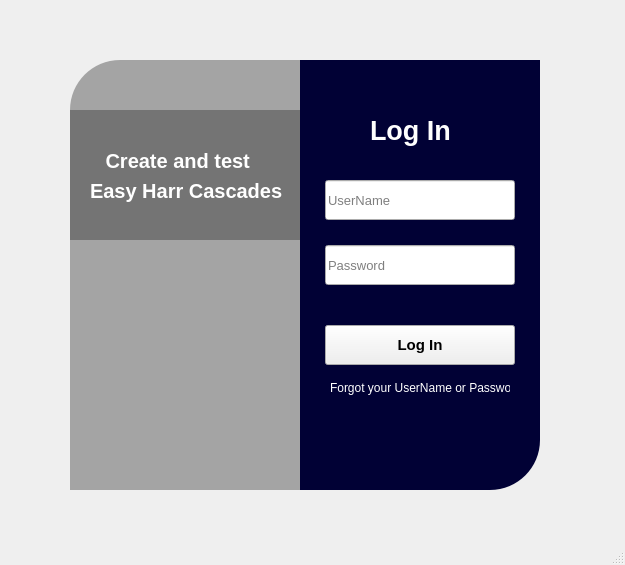
<?xml version="1.0" encoding="UTF-8"?>
<ui version="4.0">
 <class>MainWindow</class>
 <widget class="QMainWindow" name="MainWindow">
  <property name="geometry">
   <rect>
    <x>0</x>
    <y>0</y>
    <width>625</width>
    <height>565</height>
   </rect>
  </property>
  <property name="windowTitle">
   <string>MainWindow</string>
  </property>
  <widget class="QWidget" name="centralwidget">
   <widget class="QWidget" name="widget" native="true">
    <property name="geometry">
     <rect>
      <x>30</x>
      <y>30</y>
      <width>550</width>
      <height>500</height>
     </rect>
    </property>
    <widget class="QLabel" name="label">
     <property name="geometry">
      <rect>
       <x>40</x>
       <y>30</y>
       <width>280</width>
       <height>430</height>
      </rect>
     </property>
     <property name="styleSheet">
      <string notr="true">border-image: url(:/images/background.jpg);
border-top-left-radius: 50px 50px;
</string>
     </property>
     <property name="text">
      <string/>
     </property>
     <property name="scaledContents">
      <bool>false</bool>
     </property>
     <property name="wordWrap">
      <bool>false</bool>
     </property>
    </widget>
    <widget class="QLabel" name="label_2">
     <property name="geometry">
      <rect>
       <x>40</x>
       <y>30</y>
       <width>280</width>
       <height>430</height>
      </rect>
     </property>
     <property name="styleSheet">
      <string notr="true">background-color: rgba(0, 0, 0, 80);
border-top-left-radius: 50px 50px;
</string>
     </property>
     <property name="text">
      <string/>
     </property>
     <property name="scaledContents">
      <bool>false</bool>
     </property>
     <property name="wordWrap">
      <bool>false</bool>
     </property>
    </widget>
    <widget class="QLabel" name="label_3">
     <property name="geometry">
      <rect>
       <x>270</x>
       <y>30</y>
       <width>240</width>
       <height>430</height>
      </rect>
     </property>
     <property name="styleSheet">
      <string notr="true">background-color: rgba(1, 1, 53, 255);
border-bottom-right-radius: 50px 50px;</string>
     </property>
     <property name="text">
      <string/>
     </property>
    </widget>
    <widget class="QLabel" name="label_4">
     <property name="geometry">
      <rect>
       <x>340</x>
       <y>80</y>
       <width>100</width>
       <height>40</height>
      </rect>
     </property>
     <property name="font">
      <font>
       <pointsize>20</pointsize>
       <weight>75</weight>
       <italic>false</italic>
       <bold>true</bold>
      </font>
     </property>
     <property name="styleSheet">
      <string notr="true">color: rgba(255, 255, 255, 255);</string>
     </property>
     <property name="text">
      <string>Log In</string>
     </property>
    </widget>
    <widget class="QLineEdit" name="lineEdit">
     <property name="geometry">
      <rect>
       <x>295</x>
       <y>150</y>
       <width>190</width>
       <height>40</height>
      </rect>
     </property>
     <property name="font">
      <font>
       <pointsize>10</pointsize>
      </font>
     </property>
     <property name="styleSheet">
      <string notr="true">background-color: rgba(0, 0, 0, 0);
color: rgba(0, 0, 0, 240);
padding-bottom: 7px;
border: 5px solid rgb(240,240,240);
border-top: 0px;
border-right: 0px;
border-left: 0px;
color: rgb(255, 255, 255);
}
*:hover{
border: 5px solid rgb(255,79,40);
border-top: 0px;
border-right: 0px;
border-left: 0px;
}

*:focus{
border: 5px solid rgb(255,79,40);
border-top: 0px;
border-right: 0px;
border-left: 0px;
</string>
     </property>
     <property name="placeholderText">
      <string>UserName</string>
     </property>
    </widget>
    <widget class="QLineEdit" name="lineEdit_2">
     <property name="geometry">
      <rect>
       <x>295</x>
       <y>215</y>
       <width>190</width>
       <height>40</height>
      </rect>
     </property>
     <property name="font">
      <font>
       <pointsize>10</pointsize>
      </font>
     </property>
     <property name="styleSheet">
      <string notr="true">background-color: rgba(0, 0, 0, 0);
color: rgba(0, 0, 0, 240);
padding-bottom: 7px;
border: 5px solid rgb(240,240,240);
border-top: 0px;
border-right: 0px;
border-left: 0px;
color: rgb(255, 255, 255);
}
*:hover{
border: 5px solid rgb(255,79,40);
border-top: 0px;
border-right: 0px;
border-left: 0px;
}
*:focus{
border: 5px solid rgb(255,79,40);
border-top: 0px;
border-right: 0px;
border-left: 0px;</string>
     </property>
     <property name="echoMode">
      <enum>QLineEdit::Password</enum>
     </property>
     <property name="placeholderText">
      <string>Password</string>
     </property>
    </widget>
    <widget class="QPushButton" name="pushButton">
     <property name="geometry">
      <rect>
       <x>295</x>
       <y>295</y>
       <width>190</width>
       <height>40</height>
      </rect>
     </property>
     <property name="font">
      <font>
       <pointsize>11</pointsize>
       <weight>75</weight>
       <bold>true</bold>
      </font>
     </property>
     <property name="styleSheet">
      <string notr="true">background-color:rgb(29,198,144);
border-radius: 10px;
transition:l 4s;
-webkit-transition: 4s;
}



*:hover{
background-color:rgb(49,218,164);





</string>
     </property>
     <property name="text">
      <string>Log In</string>
     </property>
    </widget>
    <widget class="QLabel" name="label_5">
     <property name="geometry">
      <rect>
       <x>300</x>
       <y>350</y>
       <width>180</width>
       <height>15</height>
      </rect>
     </property>
     <property name="styleSheet">
      <string notr="true">color: white;
</string>
     </property>
     <property name="text">
      <string>Forgot your UserName or Password?</string>
     </property>
    </widget>
    <widget class="QLabel" name="label_6">
     <property name="geometry">
      <rect>
       <x>40</x>
       <y>80</y>
       <width>230</width>
       <height>130</height>
      </rect>
     </property>
     <property name="font">
      <font>
       <pointsize>15</pointsize>
      </font>
     </property>
     <property name="styleSheet">
      <string notr="true">background-color: rgba(0, 0, 0,75)</string>
     </property>
     <property name="text">
      <string/>
     </property>
    </widget>
    <widget class="QLabel" name="label_7">
     <property name="geometry">
      <rect>
       <x>70</x>
       <y>100</y>
       <width>171</width>
       <height>61</height>
      </rect>
     </property>
     <property name="font">
      <font>
       <pointsize>15</pointsize>
       <weight>75</weight>
       <italic>false</italic>
       <bold>true</bold>
       <underline>false</underline>
       <strikeout>false</strikeout>
       <kerning>true</kerning>
      </font>
     </property>
     <property name="styleSheet">
      <string notr="true">color: white;</string>
     </property>
     <property name="text">
      <string> Create and test</string>
     </property>
    </widget>
    <widget class="QLabel" name="label_8">
     <property name="geometry">
      <rect>
       <x>60</x>
       <y>130</y>
       <width>201</width>
       <height>61</height>
      </rect>
     </property>
     <property name="font">
      <font>
       <pointsize>15</pointsize>
       <weight>75</weight>
       <bold>true</bold>
      </font>
     </property>
     <property name="styleSheet">
      <string notr="true">color: white;</string>
     </property>
     <property name="text">
      <string>Easy Harr Cascades</string>
     </property>
    </widget>
   </widget>
  </widget>
  <widget class="QMenuBar" name="menubar">
   <property name="geometry">
    <rect>
     <x>0</x>
     <y>0</y>
     <width>625</width>
     <height>21</height>
    </rect>
   </property>
  </widget>
  <widget class="QStatusBar" name="statusbar"/>
 </widget>
 <resources>
  <include location="login.qrc"/>
 </resources>
 <connections/>
</ui>
